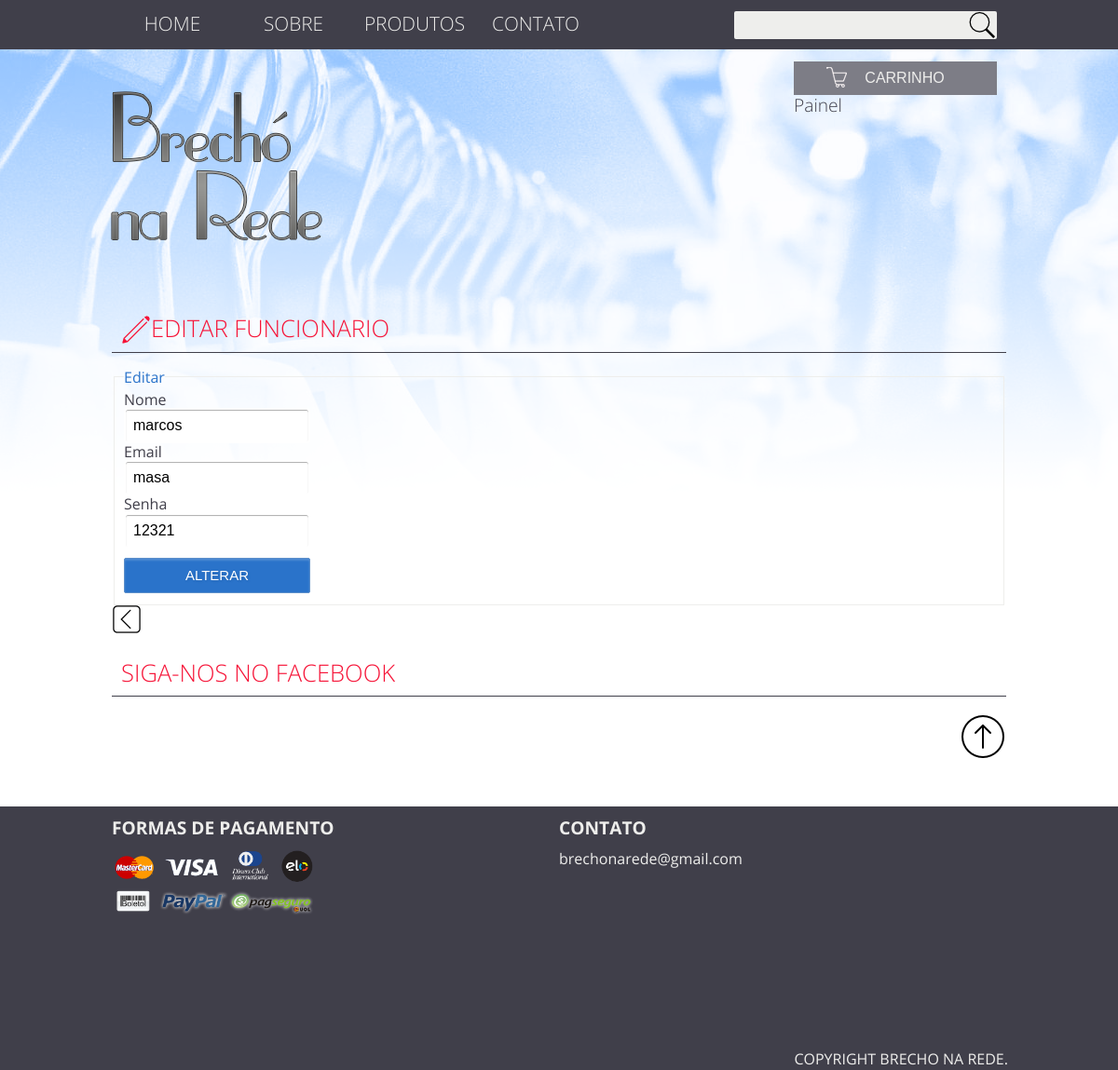
The page /index.php?ctrl=controladorAlterarFuncionario&&idFuncionario=5 (signed in) on the database its author committed.
### tables this page shows
CREATE TABLE `funcionario` (
  `idFuncionario` int(11) NOT NULL,
  `nome` varchar(30) NOT NULL,
  `cpf` bigint(20) DEFAULT NULL,
  `cargo` varchar(20) NOT NULL,
  `sexo` enum('masculino','feminino') DEFAULT NULL,
  `email` varchar(50) NOT NULL,
  `cidade` varchar(30) NOT NULL,
  `localidade` varchar(20) NOT NULL,
  `cep` int(11) NOT NULL,
  `telefone1` int(11) NOT NULL,
  `telefone2` int(11) DEFAULT NULL,
  `bairro` varchar(50) NOT NULL,
  `senha` varchar(10) NOT NULL,
  `perfil` int(3) NOT NULL,
  `salario` decimal(5,2) NOT NULL,
  `logradouro` varchar(20) NOT NULL
);

### img/modelo/DAO/classeFuncionarioDAO.php (called while the page is built, shortened)
<?php
class classeFuncionarioDAO {
    public function pesquisarFuncionarioPorId($idDoFuncionario){
    $pdo = conexao::getInstance();
    $pesquisa = $pdo->prepare('SELECT * FROM funcionario WHERE idFuncionario=:idFuncionario');
    $pesquisa->bindValue(':idFuncionario',$idDoFuncionario);
    $pesquisa->execute();
    $array= array();
    while($result=$pesquisa->fetchObject(__CLASS__)){
    $array[]=$result;
    }
    return $array;
    }
}

### controle/controladorAlterarFuncionario.php (the view, shortened to what this page needs)
<?php
echo "<h1><i class='editar'></i>Editar Funcionario</h1>";
require_once "modelo/DAO/classeFuncionarioDAO.php";
if (isset($_GET['idFuncionario'])) {
    $idDoFuncionario = $_GET['idFuncionario'];
    $objId = new classeFuncionarioDAO();
    $buscar = $objId->pesquisarFuncionarioPorId($idDoFuncionario);
    foreach ($buscar as $pronto) {
        echo "
     <form method='post' action='index.php?ctrl=controladorAlterarFuncionario&att&idFuncionario=$idDoFuncionario'>
     <fieldset>
        <legend>Editar </legend>
        <label for ='nome'>Nome</label>
        <p><input type='text' name='nome' id='nome' value='$pronto->nome'></p>
        <label for ='email'>Email</label>
       <p> <input type='text'id='email' name='email' value='$pronto->email'></p>
        <label for ='senha'>Senha</label>
       <p> <input type='text'id='senha' name='senha' value='$pronto->senha'></p>
        <p><input type='submit' value ='Alterar'  onclick='return confirmAlt()'></p>
    </fieldset>
     </form>";
    }
} else {
    echo ' <script type="text/javascript">
    alert("Funcionario não especificado!");
    location.href="index.php";
    </script>';
}
 echo "<a href='index.php?ctrl=controladorListarFuncionarios'><i class='voltar'></i></a>";

### css/estilo.css (style rules this page uses)
* { margin:0; padding:0; }
.conteudo input,.conteudo select { width:200px; }
body { font-family: 'Open Sans', sans-serif; color:#eeeeec; background:url(../img/banner.png) no-repeat; }
form input,form select { border-radius: 2px; height: 38px; }
.conteudo h1 { color:#f61337; border-bottom:1px solid #403f4a; text-transform: uppercase; font-weight: lighter; font-size:1.6em; clear: both; width: inherit; padding:10px; }
fieldset { border-color:#eeeeec; margin-bottom:15px; }
.conteudo form input[type='submit'],conteudo form { cursor:pointer; text-transform:uppercase; background:#2a73ca; border:1px solid #5d8fca; padding:8px; color:#fff; font-size:0.9; }
.conteudo input[type="text"], .conteudo input[type="date"], .conteudo input[type="datetime"], .conteudo input[type="email"], .conteudo input[type="number"], .conteudo input[type="search"], .conteudo input[type="time"], .conteudo input[type="url"], .conteudo input[type="password"], .conteudo input[type="tel"], .conteudo input[type="password"], .conteudo textarea, .conteudo select { box-sizing: border-box; -webkit-box-sizing: border-box; -moz-box-sizing: border-box; padding: 8px; border: 2px solid #fff; box-shadow: inset 0px 1px 1px rgba(0, 0, 0, 0.33); -moz-box-shadow: inset 0px 1px 1px rgba(0, 0, 0, 0.33); -webkit-box-shadow: inset 0px 1px 1px rgba(0, 0, 0, 0.33); border-radius: 4px; }
.conteudo input[type="button"], .conteudo button, .conteudo input[type="submit"] { padding: 8px 20px 8px 20px; text-shadow: 1px 1px 3px rgba(0, 0, 0, 0.12); -moz-box-shadow: inset 0px 2px 2px 0px rgba(255, 255, 255, 0.17); -webkit-box-shadow: inset 0px 2px 2px 0px rgba(255, 255, 255, 0.17); box-shadow: inset 0px 2px 2px 0px rgba(255, 255, 255, 0.17); border: 1px solid #257C9E; font-size: 15px; margin-top: 10px; }
.conteudo form input,select,option { padding:5px; }
.conteudo form fieldset legend { font-size: 1.0em; color:#2a73ca; }
.editar { background:url(../img/icones/editar.png) no-repeat ; display: block; width: 32px; height: 32px; float: left; }
.voltar { background:url(../img/icones/voltar.png) no-repeat ; display: table; width: 32px; height: 32px; clear: both; position:absolute; margin-top: 20px; bottom:0; }

### rows shown on the page
funcionario: nome "marcos", email "masa", senha "12321"
